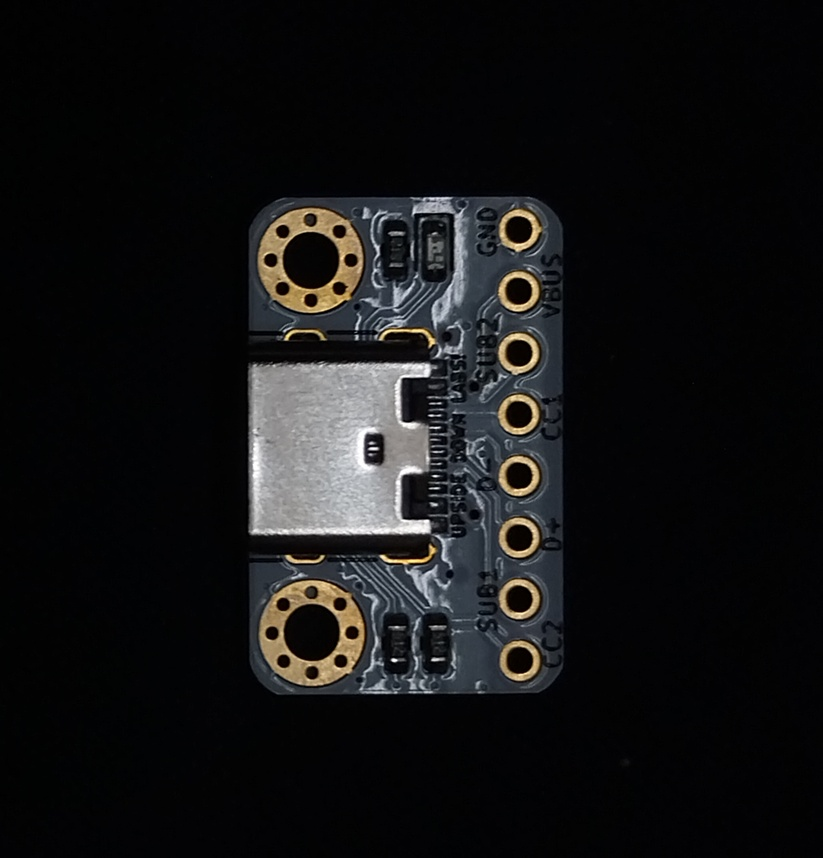
#> input picture USB-C_dim_xtracn/front.jpg, 823 x 858 px, shrunk from 2074 x 2162 before the run
$ python code.py
#> lines starting #> are read from the running program, lines starting #| are printed output that depends on the picture; after the words box and inside, x2 and y2 are one past the last pixel; in counts of white or black regions, pixels touching at a corner belong together
# Filename: code.py
# Author: Yash Paritkar
# Created: 2025/02/19 19:31
# Last Modified: Wednesday 19 February 2025 03:42:05 AM
# Simple CV program to extract mechanical information from the USB-C adapter. This will help a lot in making CAD.

import cv2
import numpy as np
import time

# Reading image
img = cv2.imread('front.jpg',cv2.IMREAD_COLOR)
#> img is the input picture: shape (858, 823, 3); mean B, G, R 20.7, 20.1, 20.1

# Since the required outline is golden, we can use a goldenlden mask to separate the component
# HSV = (cylinderical degree of colour (theta), intensity of colour (r), brightness (h))
hsv = cv2.cvtColor(img, cv2.COLOR_BGR2HSV)
#> hsv: shape (858, 823, 3); mean H, S, V 72.3, 74.9, 22.8

lower = np.array([10, 40, 30])
upper = np.array([90, 255, 255])

mask = cv2.inRange(hsv, lower, upper)
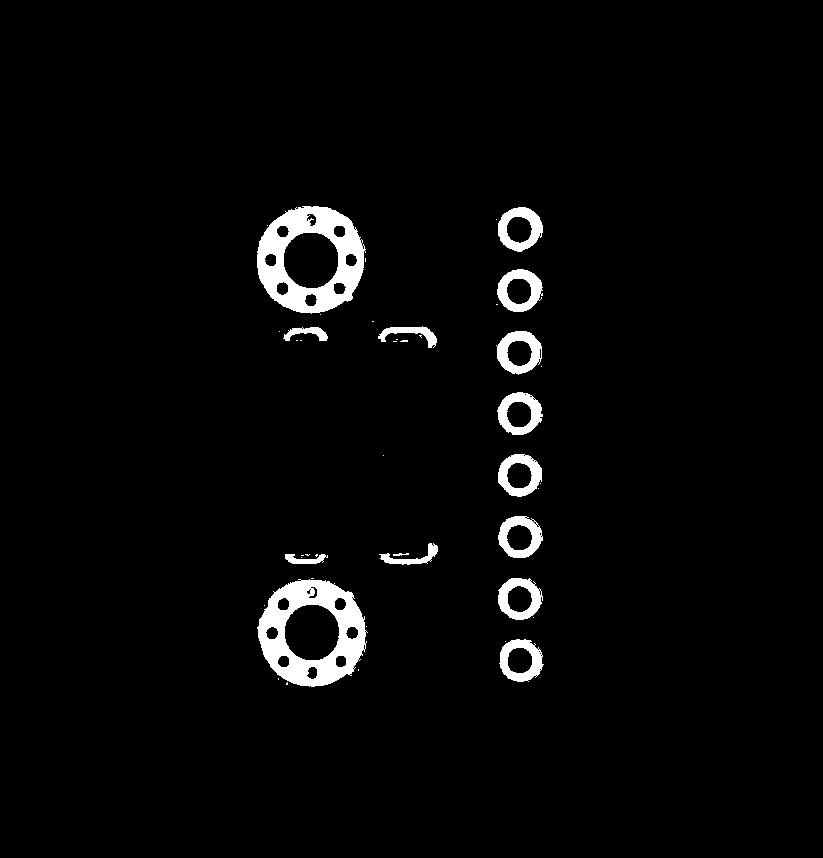
#> mask: shape (858, 823); 3% white; 44 white regions (29 under 20 px), largest, box (x1, y1, x2, y2) and area: (257, 579, 368, 687) 5957, (257, 206, 366, 314) 5955, (496, 331, 542, 375) 1038
mb = cv2.GaussianBlur(mask, (9, 9), 2)
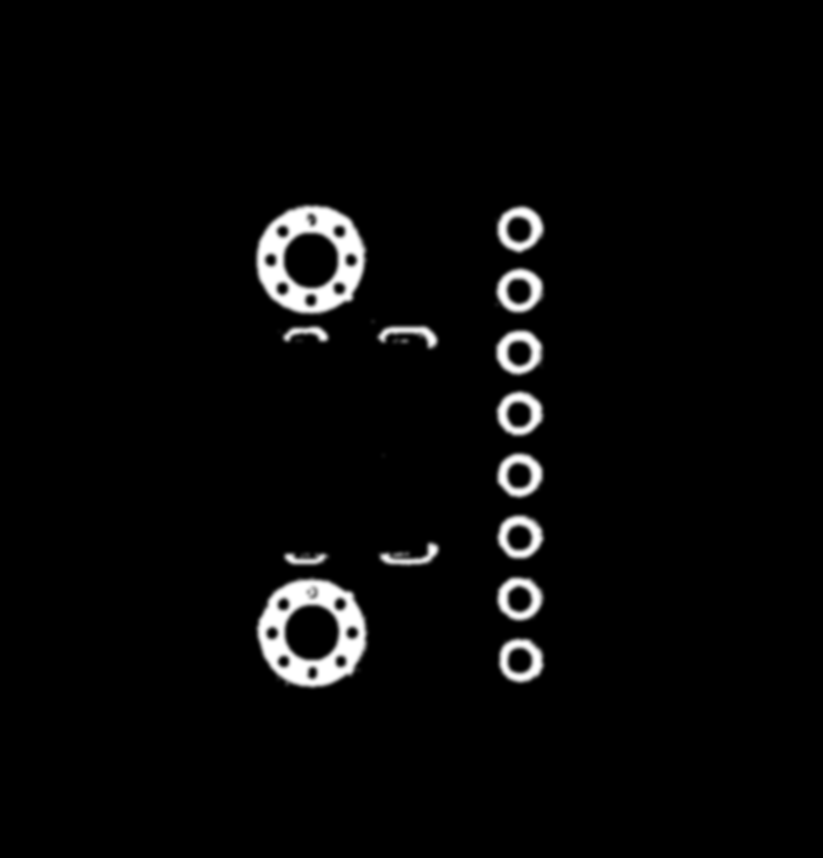
#> mb: shape (858, 823); min 0, max 255, mean 7.7

# gray = cv2.cvtColor(img, cv2.COLOR_BGR2GRAY)
# gb = cv2.blur(gray,(4,4))

test_im = mb
cv2.imwrite('test.jpg',test_im)

detected_circles = cv2.HoughCircles(test_im,cv2.HOUGH_GRADIENT, 1, 40, param1 = 50, param2 = 30, minRadius = 30,maxRadius = 90)
#> detected_circles = [[309.5, 634.5, 55.8], [311.5, 258.5, 53.5]]

if detected_circles is not None:

    detected_circles = np.uint16(np.around(detected_circles))
#> detected_circles = [[310, 634, 56], [312, 258, 54]]

    for pt in detected_circles[0,:]:
        a,b,r = pt[0], pt[1], pt[2]

        cv2.circle(img, (a,b), r, (0,255,0), 2)

        txt = "(" + str(a) + ", " + str(b) + ")"

        cv2.circle(img, (a,b), 1, (0,255,0), 2)
        cv2.putText(img,txt,(a+1,b+1),cv2.FONT_HERSHEY_SIMPLEX,1,(255,255,255),3)

        cv2.putText(img,("r = " + str(r)),(a+1,b+r),cv2.FONT_HERSHEY_SIMPLEX,1,(255,255,255),3)

        cv2.imwrite("detected_circles.jpg",img)
#> this loop made 2 passes
#> pass 1, `cv2.imwrite("detected_circles.jpg",img)`:
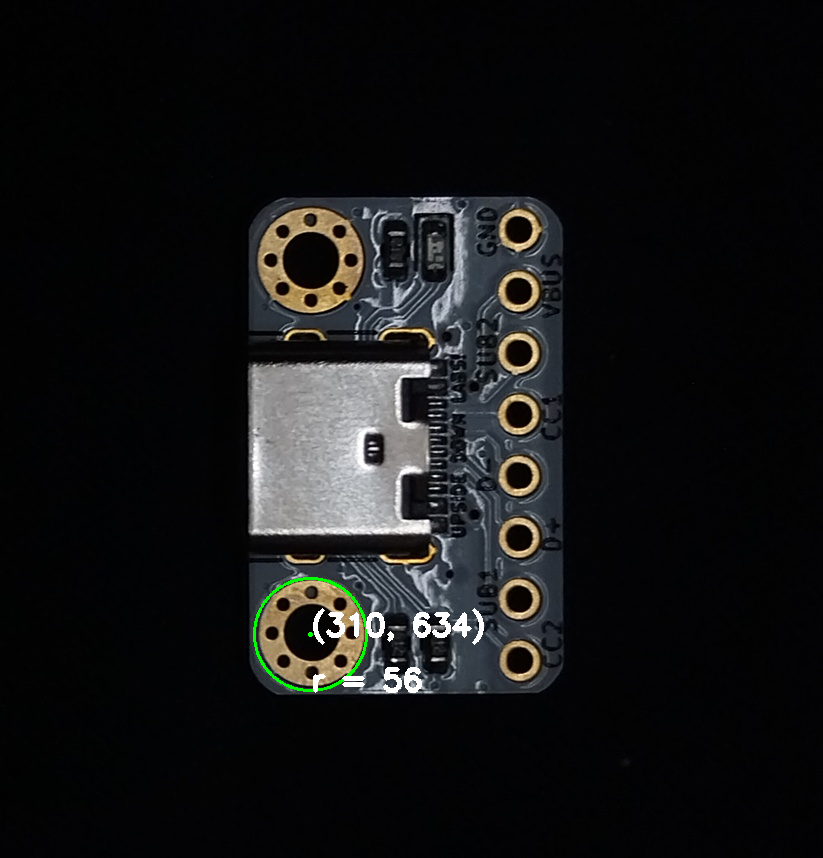
#> saved as detected_circles.jpg: shape (858, 823, 3); mean B, G, R 21.4, 21.2, 20.8
#> pass 2, `cv2.imwrite("detected_circles.jpg",img)`:
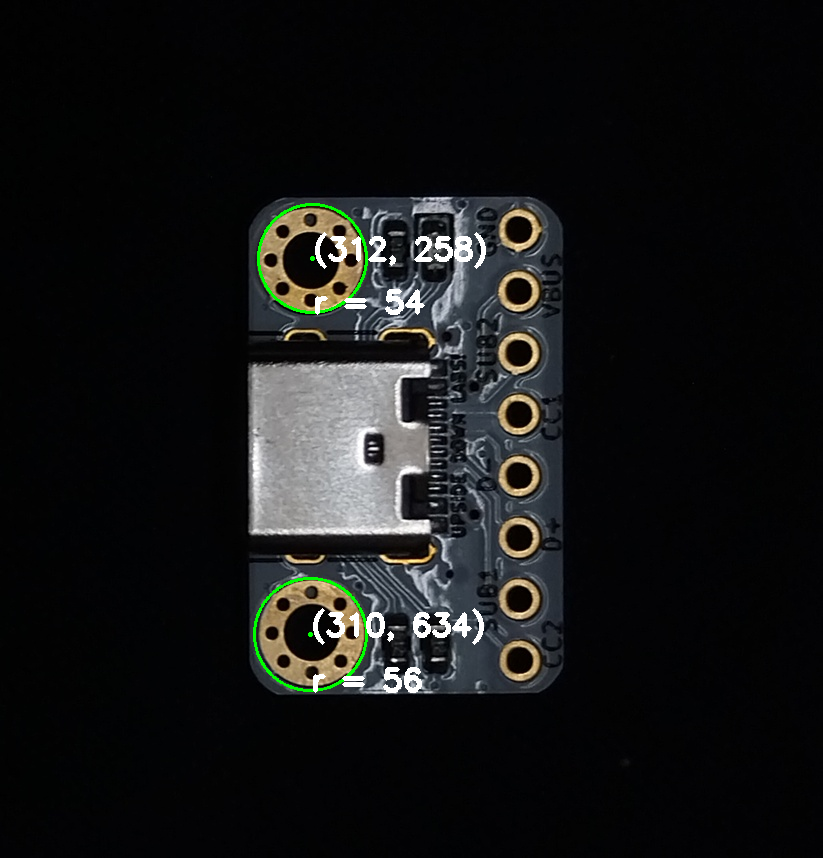
#> saved as detected_circles.jpg: shape (858, 823, 3); mean B, G, R 22, 22.1, 21.4
